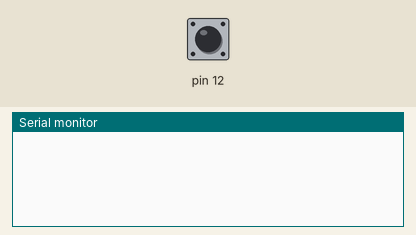
Recording of a sketch running on a simulated Arduino Uno, built with avr-gcc and run on an emulated ATmega328P. Parts: the last lines printed to the serial monitor. The test bench sets the inputs (shaded band); at power-on: pin 12 LOW.

Above: at 1.2 s.
1.3 s: pin 12 driven HIGH
At 2.0 s:
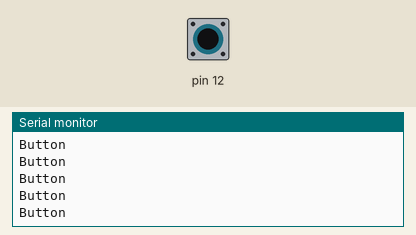
3.2 s: pin 12 pulsed LOW 2 times (0.12 s each, 0.3 s apart)
6.8 s: pin 12 pulsed LOW 5 times (0.12 s each, 0.3 s apart)
At 7.5 s:
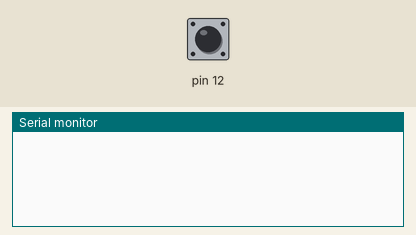

Measured:
- after the input at 1.3 s, the serial monitor: prints a new line after 0.07 s (image 1)
- after the input at 6.8 s, the serial monitor: prints a new line after 0.08 s (image 2)

The sketch:

Button.ino
```cpp
int button;
void setup() {
  // put your setup code here, to run once:
Serial.begin(9600);
DDRB &= ~(0x10);//pinmode(12,INPUT);
}

void loop() {
  // put your main code here, to run repeatedly:
if(PINB & 0x10){
Serial.println("Button");
}
else{
  Serial.println(" ");
}
}
```
